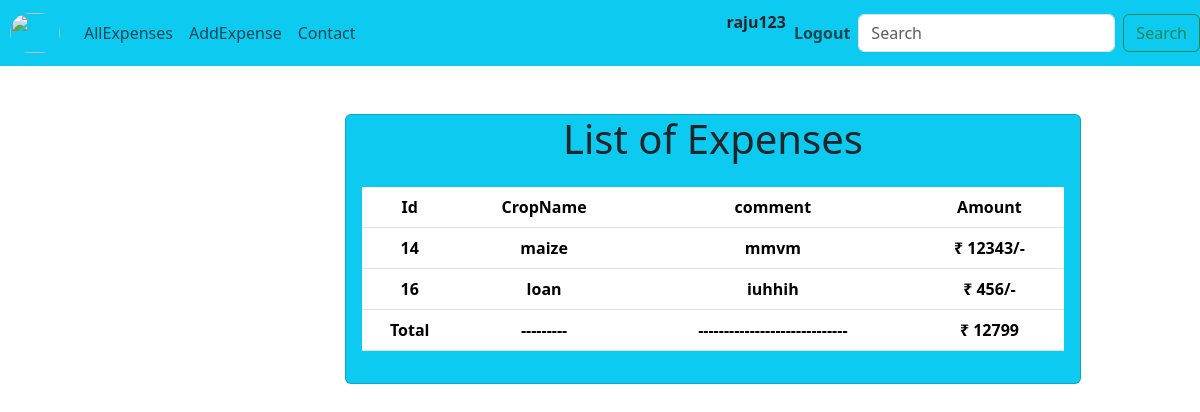
Page /list/ (signed in) on the committed database.
### myexpense/models.py (models this page shows, shortened)
class Myexpense(models.Model):
    user = models.ForeignKey(User,on_delete=models.CASCADE)
    Expensename = models.CharField(max_length=50)
    ProfitAmount = models.IntegerField(validators=[MinValueValidator(0)])
    comment = models.TextField(max_length=500)

### myexpense/views.py (the view)
# urls.py: path('list/',views.Profit_list, name= "list/"),
@login_required(login_url='/login')
def Profit_list(request):
    profit_list= Myexpense.objects.filter(user = request.user)
    total_amount = profit_list.aggregate(models.Sum("ProfitAmount"))["ProfitAmount__sum"] or 0
    return render(request,"myexpense/list.html",{"profit_list":profit_list, "total_amount":total_amount})

### myexpense/templates/myexpense/list.html
{% extends 'myexpense/base.html' %}
{% load django_bootstrap5 %}
{% block content %}
    <div class="container text-center m-5">
        <div class="row">
            <div class="col-md-8 col-sm-6 col-lg-8 offset-3">
                <div class="card bg-info">
                    <h1>List of Expenses</h1>
                    <div class="card-body">
                        <table class="table">
                            <tr>
                                <th scope="col">Id</th>
                                <th>CropName</th>
                                <th>comment</th>
                                <th class="comment">Amount</th>
                            </tr>
                            {% for item in profit_list %}
                            <tbody>
                                <td>{{item.id}}</td>
                                <td><strong>{{item.Expensename}}</strong></td>
                                <td class="comment">{{item.comment}}</td>
                                <td class="comment">₹ {{item.ProfitAmount}}/-</td>
                             </tbody>
                                {% endfor %}
                            <th>Total</th>
                            <th>---------</th>
                            <th>-----------------------------</th>
                            <th> ₹ {{total_amount}}</th>
                        </table>
                    </div>
                </div>
            </div>
        </div>
    </div>
{% endblock content %}

### myexpense/templates/myexpense/nav.html (shortened to what this page needs)
<div class="sticky-top">
<nav class="navbar navbar-expand-sm navbar-light  fixed  bg-info">
    <a class="navbar-brand" href="/"><img src="https://www.worldatlas.com/r/w960-q80/upload/c4/14/a0/shutterstock-738008380.jpg" class = "logo"></a>
    <div class="collapse navbar-collapse" id="navbarText">
        <div>
            <ul class="navbar-nav mr-auto">
            <li class="nav-item">
                <a class="nav-link" href= {% url 'list/' %} >AllExpenses</a>
            </li>
            <li class="nav-item">
                <a class="nav-link" href={% url 'add/' %}>AddExpense</a>
            </li>
            <li class="nav-item">
                <a class="nav-link" href="">Contact</a>
            </li>
            </ul>
        </div>
    </div>
    <div class ="mr-5 pr-5">
        <ul class="navbar-nav">
            {% if user.is_authenticated %}
            <li class="nav-item">
                <h6><strong>{{user.username}}<strong></h6>
            </li>
            <li class="nav-item">
                <a class="nav-link" href={% url 'logout/' %}><strong>Logout<strong></a>
            </li>
            {% endif %}
        </ul>
    </div>
    <form method = "get" action="/search" class="d-flex" role="search">
        <input class="form-control me-2" type="search" placeholder="Search" id="query" aria-label="Search" name="query">
        <button class="btn btn-outline-success" type="submit">Search</button>
      </form>
  </nav>
</div>

### myexpense/templates/myexpense/base.html (style rules this page uses)
.logo { width: 50px; height: 40px; border-radius: 300px; margin-left: 10px; }

### rows in the picture
Myexpense: id "14", Expensename "maize", comment "mmvm", ProfitAmount "12343"
Myexpense: id "16", Expensename "loan", comment "iuhhih", ProfitAmount "456"

### other values in the picture
{{ user.username }} "raju123"
{{ total_amount }} "12799"
